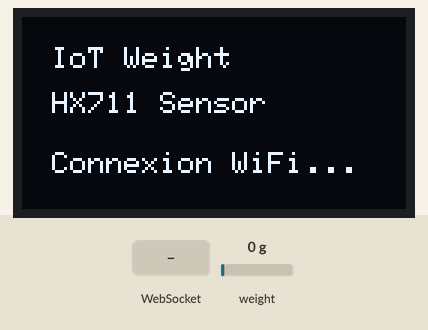
Simulated run of this program. Board: ESP32. On the bench: 128×64 one-colour display. Inputs (shaded band) come from the test bench; at power-on: weight on the scale 0 g. WiFi joins after 1.5 s; servers stay silent unless stated; the local clock reads 2024-03-15 10:24:30 at power-on unless the program sets it; random numbers use the default seed unless the program sets one; EEPROM starts erased; what the program prints to the serial monitor is not drawn.

Above: at 1.2 s.
7.9 s: weight on the scale set to 100 g
At 9.9 s:
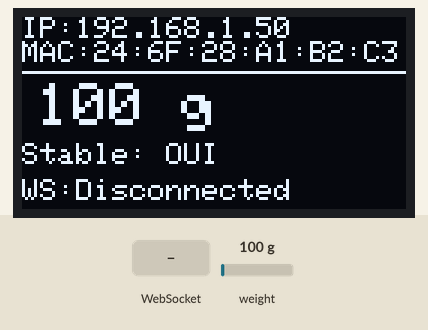
10.7 s: WebSocket text "CONNECTED" received
At 12.4 s:
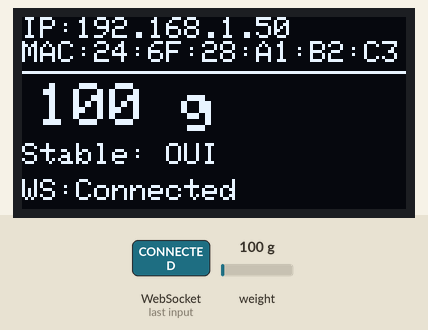
12.7 s: weight on the scale set to 1250 g
At 13.2 s:
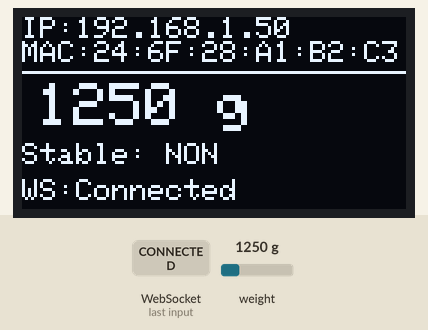
15.7 s: weight on the scale set to 2500 g
At 18.4 s:
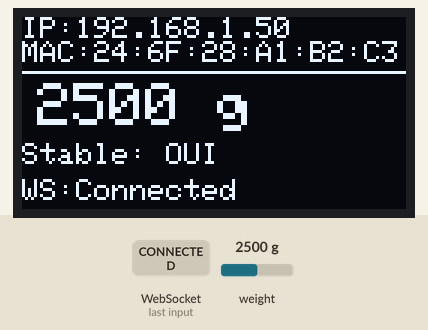
Timing chart, 0 to 19.9 s (numbered marks = the images above; inputs shaded):
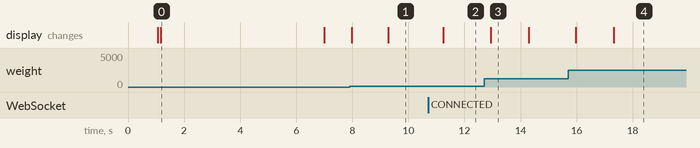

The program:

main.cpp
```cpp
#include <WiFi.h>
#include <WebSocketsClient.h>
#include <ArduinoJson.h>
#include "time.h"
#include <Wire.h>
#include <Adafruit_GFX.h>
#include <Adafruit_SSD1306.h>
#include <HX711.h>
#include "config.h"
#include "oledDetector.h"

#define SIMULATION_MODE false

Adafruit_SSD1306 display(SCREEN_WIDTH, SCREEN_HEIGHT, &Wire, OLED_RESET);

// HX711 capteur de poids
HX711 scale;

// WebSocket client
WebSocketsClient webSocket;
bool isStompConnected = false;

// NTP Configuration
const char* ntpServer = "pool.ntp.org";
const long gmtOffset_sec = 3600;
const int daylightOffset_sec = 0;

// Variables pour les mesures
float currentWeight = 0.0;
float lastStableWeight = 0.0;
bool isStable = false;
unsigned long lastUpdate = 0;

// Buffer pour stabilite
float weightHistory[STABILITY_SAMPLES];
int historyIndex = 0;

// ==================== FONCTIONS NTP ====================
void initTime() {
  configTime(gmtOffset_sec, daylightOffset_sec, ntpServer);
  Serial.println("Waiting for NTP time...");
  time_t now_sec = time(nullptr);
  while (now_sec < 100000) {
    delay(500);
    Serial.print(".");
    now_sec = time(nullptr);
  }
  Serial.println("\nTime initialized!");
}

String getISO8601Time() {
  time_t now_sec = time(nullptr);
  struct tm timeinfo;
  gmtime_r(&now_sec, &timeinfo);
  char buffer[25];
  sprintf(buffer, "%04d-%02d-%02dT%02d:%02d:%02d",
          timeinfo.tm_year + 1900,
          timeinfo.tm_mon + 1,
          timeinfo.tm_mday,
          timeinfo.tm_hour,
          timeinfo.tm_min,
          timeinfo.tm_sec);
  return String(buffer);
}

// ==================== FONCTIONS STOMP/WEBSOCKET ====================
void sendStompFrame(String frame) {
  frame += '\0';
  webSocket.sendTXT(frame);
}

void webSocketEvent(WStype_t type, uint8_t * payload, size_t length) {
  switch (type) {
    case WStype_DISCONNECTED:
      Serial.println("WebSocket Disconnected.");
      isStompConnected = false;
      break;

    case WStype_CONNECTED:
      Serial.println("WebSocket Connected!");
      {
        String connectFrame = "CONNECT\n";
        connectFrame += "accept-version:1.2\n";
        connectFrame += "host:" + String(WS_SERVER) + "\n";
        connectFrame += "\n";
        sendStompFrame(connectFrame);
      }
      break;

    case WStype_TEXT:
      Serial.print("Received: ");
      Serial.println((char*)payload);

      if (String((char*)payload).startsWith("CONNECTED")) {
        Serial.println("STOMP Connection Successful!");
        isStompConnected = true;

        String subscribeFrame = "SUBSCRIBE\n";
        subscribeFrame += "id:sub-0\n";
        subscribeFrame += "destination:/topic/weight\n";
        subscribeFrame += "\n";
        sendStompFrame(subscribeFrame);
      }
      break;

    case WStype_ERROR:
      Serial.println("WebSocket Error!");
      isStompConnected = false;
      break;

    default:
      break;
  }
}

// ==================== FONCTIONS CAPTEUR DE POIDS ====================
void initScale() {
  Serial.println("\n[SCALE] Initialisation du capteur HX711...");
  Serial.printf("[SCALE] DOUT=GPIO%d, SCK=GPIO%d\n", HX711_DOUT_PIN, HX711_SCK_PIN);

  scale.begin(HX711_DOUT_PIN, HX711_SCK_PIN);


  // Attendre que le capteur soit pret
  Serial.println("[SCALE] Attente du capteur...");
  while (!scale.is_ready()) {
    delay(100);
  }

  // Appliquer le facteur de calibration
  scale.set_scale(SCALE_CALIBRATION_FACTOR);

  // Tare automatique au demarrage
  Serial.println("[SCALE] Tare en cours... Ne rien poser sur la balance!");
  delay(3000);
  scale.tare();

  Serial.println("[SCALE] Capteur pret!");
}

float measureWeight() {
  if (!scale.is_ready()) {
    return currentWeight;  // Retourner la derniere valeur si pas pret
  }

  // Lecture avec moyenne
  float weight = scale.get_units(WEIGHT_SAMPLES);

  // Protection contre valeurs aberrantes
  if (isnan(weight) || isinf(weight)) {
    weight = 0.0;
  }

  // Ignorer valeurs negatives
  if (weight < 0) {
    weight = 0.0;
  }

  return weight;
}

bool checkStability(float newWeight) {
  // Ajouter au buffer
  weightHistory[historyIndex] = newWeight;
  historyIndex = (historyIndex + 1) % STABILITY_SAMPLES;

  // Verifier si toutes les valeurs sont proches
  float minVal = weightHistory[0];
  float maxVal = weightHistory[0];

  for (int i = 1; i < STABILITY_SAMPLES; i++) {
    if (weightHistory[i] < minVal) minVal = weightHistory[i];
    if (weightHistory[i] > maxVal) maxVal = weightHistory[i];
  }

  return (maxVal - minVal) < STABILITY_THRESHOLD;
}

void tareScale() {
  Serial.println("[SCALE] Tare...");
  scale.tare();
  currentWeight = 0.0;
  lastStableWeight = 0.0;

  // Reset buffer stabilite
  for (int i = 0; i < STABILITY_SAMPLES; i++) {
    weightHistory[i] = 0.0;
  }

  Serial.println("[SCALE] Tare effectuee!");
}

// ==================== FONCTIONS AFFICHAGE ====================
void displayStatus() {
  display.clearDisplay();
  display.setTextSize(1);
  display.setTextColor(SSD1306_WHITE);

  // Ligne 1: IP
  display.setCursor(0, 0);
  display.print("IP:");
  display.println(WiFi.localIP());

  // Ligne 2: MAC
  display.print("MAC:");
  display.println(WiFi.macAddress());

  // Ligne 3: Separation
  display.drawLine(0, 18, 127, 18, SSD1306_WHITE);

  // Ligne 4: Poids (grand)
  display.setTextSize(2);
  display.setCursor(5, 22);
  if (currentWeight < 10) {
    display.print(currentWeight, WEIGHT_DECIMALS);
  } else if (currentWeight < 100) {
    display.print(currentWeight, 1);
  } else {
    display.print(currentWeight, 0);
  }
  display.print(" ");
  display.println(WEIGHT_UNIT);

  // Ligne 5: Stabilite
  display.setTextSize(1);
  display.setCursor(0, 42);
  display.print("Stable: ");
  display.println(isStable ? "OUI" : "NON");

  // Ligne 6: Status connexion
  display.setCursor(0, 54);
  display.print("WS:");
  display.println(isStompConnected ? "Connected" : "Disconnected");

  display.display();
}

void printSerial() {
  Serial.println("------------------------");
  Serial.print("Poids: ");
  Serial.print(currentWeight, WEIGHT_DECIMALS);
  Serial.print(" ");
  Serial.println(WEIGHT_UNIT);
  Serial.print("Stable: ");
  Serial.println(isStable ? "OUI" : "NON");
}

// ==================== SETUP ====================
void setup() {
  Serial.begin(115200);
  delay(1000);

  Serial.println("\n=== IoT Weight Sensor - HX711 ===");
  Serial.printf("Pins: DOUT=GPIO%d, SCK=GPIO%d\n", HX711_DOUT_PIN, HX711_SCK_PIN);
  Serial.printf("Facteur calibration: %.2f\n", SCALE_CALIBRATION_FACTOR);

  // Initialiser l'OLED avec auto-detection
  if (!initOLED(display)) {
    Serial.println("[ERREUR] Impossible d'initialiser l'ecran OLED");
    Serial.println("[INFO] Continuons quand meme sans ecran...");
  } else {
    Serial.println("[OK] Ecran OLED initialise avec succes!");
    display.clearDisplay();
    display.setTextSize(1);
    display.setTextColor(SSD1306_WHITE);
    display.setCursor(10, 10);
    display.println("IoT Weight");
    display.setCursor(10, 25);
    display.println("HX711 Sensor");
    display.setCursor(10, 45);
    display.println("Connexion WiFi...");
    display.display();
  }

  // Connexion WiFi
  WiFi.begin(WIFI_SSID, WIFI_PASSWORD);
  Serial.print("Connecting to Wi-Fi");
  while (WiFi.status() != WL_CONNECTED) {
    delay(500);
    Serial.print(".");
  }
  Serial.println();
  Serial.print("Connected! IP: ");
  Serial.println(WiFi.localIP());

  // Initialiser NTP
  initTime();

  // Initialiser WebSocket
  // webSocket.begin(WS_SERVER, WS_PORT, WS_PATH);
  // Secure WebSocket for host with SSL
  webSocket.beginSSL(WS_SERVER, WS_PORT, WS_PATH);
  webSocket.onEvent(webSocketEvent);
  webSocket.setReconnectInterval(5000);

  // Initialiser le capteur de poids
  initScale();

  // Initialiser buffer stabilite
  for (int i = 0; i < STABILITY_SAMPLES; i++) {
    weightHistory[i] = 0.0;
  }

  Serial.println("\nDemarrage des mesures...\n");
}


// ==================== SIMULATION WEIGHT ====================
float generateFakeWeight() {
  static float weight = 0.0;
  static bool increasing = true;

  if (increasing) {
    weight += random(5, 25) / 100.0;   // +0.05 → +0.25 kg
    if (weight >= 12.5) {
      increasing = false;
    }
  } else {
    weight -= random(5, 20) / 100.0;   // -0.05 → -0.20 kg
    if (weight <= 0.0) {
      weight = 0.0;
      increasing = true;
    }
  }

  if (weight < 0) weight = 0;

  return weight;
}


bool simulateStability(float weight) {
  static float lastWeight = 0.0;
  bool stable = abs(weight - lastWeight) < 0.05;
  lastWeight = weight;
  return stable;
}


// ==================== LOOP ====================
void loop() {
  webSocket.loop();

  unsigned long currentMillis = millis();

  if (currentMillis - lastUpdate >= UPDATE_INTERVAL) {
    lastUpdate = currentMillis;

    // Mesurer le poids

    // currentWeight = measureWeight();

    // Verifier la stabilite

    // isStable = checkStability(currentWeight);

    // SIMULATION MODE
    #if SIMULATION_MODE
  currentWeight = generateFakeWeight();
  isStable = simulateStability(currentWeight);
  if (isStable) {
    lastStableWeight = currentWeight;
  }
#else
  currentWeight = measureWeight();
  isStable = checkStability(currentWeight);
  if (isStable) {
    lastStableWeight = currentWeight;
  }
#endif


    if (isStable) {
      lastStableWeight = currentWeight;
    }

    // Afficher sur l'ecran
    displayStatus();

    // Afficher sur le port serie
    printSerial();

    // Envoyer via WebSocket si connecte
    if (isStompConnected) {
      StaticJsonDocument<256> json;

      json["weight"] = (double)currentWeight;
      json["unit"] = WEIGHT_UNIT;
      json["stable"] = isStable;
      json["timestamp"] = getISO8601Time();
      json["mac"] = WiFi.macAddress();

      String payloadJson;
      serializeJson(json, payloadJson);

      Serial.print("[SEND] ");
      Serial.println(payloadJson);

      String sendFrame = "SEND\n";
      sendFrame += "destination:/app/addWeight\n";
      sendFrame += "content-type:application/json\n";
      sendFrame += "content-length:" + String(payloadJson.length()) + "\n";
      sendFrame += "\n";
      sendFrame += payloadJson;

      sendStompFrame(sendFrame);
      Serial.println("Donnees envoyees au serveur!");
    }
  }
}
```

oledDetector.h
```cpp
#ifndef OLED_DETECTOR_H
#define OLED_DETECTOR_H

#include <Adafruit_SSD1306.h>

// Initialiser l'OLED avec auto-detection
// Retourne true si succes, false si echec
bool initOLED(Adafruit_SSD1306 &display);

#endif
```

oledDetector.cpp
```cpp
#include "oledDetector.h"
#include "config.h"
#include <Wire.h>
#include <EEPROM.h>

// Adresses EEPROM
#define EEPROM_MAGIC 0xAB
#define EEPROM_ADDR_MAGIC 0
#define EEPROM_ADDR_SDA 1
#define EEPROM_ADDR_SCL 2
#define EEPROM_ADDR_I2C 3

// Structure config OLED
struct OLEDConfig {
  uint8_t sda_pin;
  uint8_t scl_pin;
  uint8_t i2c_address;
};

// Pins I2C possibles sur ESP32 et ESP8266
// Ordre optimise : pins les plus courantes en premier
#ifdef ESP32
  // ESP32 : toutes les pins GPIO utilisables pour I2C
  // Priorite : 21/22 (standards), 4/5, puis autres
  const int possiblePins[] = {21, 22, 4, 5, 13, 14, 15, 16, 17, 18, 19, 23, 25, 26, 27, 32, 33};
#else
  // ESP8266 : priorite aux pins standards (4/5) et IDEASPARK inversees (14/12)
  const int possiblePins[] = {14, 12, 4, 5, 0, 2, 13, 15};
#endif
const int numPins = sizeof(possiblePins) / sizeof(possiblePins[0]);
const uint8_t possibleAddresses[] = {0x3C, 0x3D};
const int numAddresses = 2;

// Charger config depuis EEPROM
bool loadOLEDConfig(OLEDConfig &config) {
  EEPROM.begin(512);
  if (EEPROM.read(EEPROM_ADDR_MAGIC) == EEPROM_MAGIC) {
    config.sda_pin = EEPROM.read(EEPROM_ADDR_SDA);
    config.scl_pin = EEPROM.read(EEPROM_ADDR_SCL);
    config.i2c_address = EEPROM.read(EEPROM_ADDR_I2C);

    Serial.println("[OLED] Config chargee depuis EEPROM");
    Serial.printf("  SDA=GPIO%d, SCL=GPIO%d, Adr=0x%02X\n",
                  config.sda_pin, config.scl_pin, config.i2c_address);
    return true;
  }
  return false;
}

// Sauvegarder config dans EEPROM
void saveOLEDConfig(const OLEDConfig &config) {
  EEPROM.write(EEPROM_ADDR_MAGIC, EEPROM_MAGIC);
  EEPROM.write(EEPROM_ADDR_SDA, config.sda_pin);
  EEPROM.write(EEPROM_ADDR_SCL, config.scl_pin);
  EEPROM.write(EEPROM_ADDR_I2C, config.i2c_address);
  EEPROM.commit();
  Serial.println("[OLED] Config sauvegardee dans EEPROM");
}

// Scanner toutes les combinaisons
bool scanForOLED(Adafruit_SSD1306 &display, OLEDConfig &config) {
  Serial.println("\n[OLED] Scan automatique en cours...");
  Serial.printf("[OLED] Test de %d pins possibles\n", numPins);

  int testCount = 0;
  for (int sda_i = 0; sda_i < numPins; sda_i++) {
    for (int scl_i = 0; scl_i < numPins; scl_i++) {
      if (sda_i == scl_i) continue;

      int sda = possiblePins[sda_i];
      int scl = possiblePins[scl_i];

      testCount++;
      if (testCount % 20 == 0) {
        Serial.printf("  ...teste %d combinaisons\n", testCount);
      }

      // Fermer l'ancien bus I2C (ESP32 seulement, ESP8266 n'a pas Wire.end())
      #ifdef ESP32
        Wire.end();
      #endif
      Wire.begin(sda, scl);
      delay(50);  // Delai plus long pour stabilisation

      for (int addr_i = 0; addr_i < numAddresses; addr_i++) {
        uint8_t addr = possibleAddresses[addr_i];

        Wire.beginTransmission(addr);
        uint8_t error = Wire.endTransmission();

        if (error == 0) {
          Serial.printf("[OLED] Reponse I2C detectee sur SDA=%d, SCL=%d, Adr=0x%02X\n", sda, scl, addr);

          // Reinitialiser completement le display
          bool success = display.begin(SSD1306_SWITCHCAPVCC, addr);

          if (success) {
            Serial.printf("[OLED] Trouve! SDA=GPIO%d, SCL=GPIO%d, Adr=0x%02X\n", sda, scl, addr);

            // Tester que l'ecran repond
            display.clearDisplay();
            display.display();
            delay(10);

            config.sda_pin = sda;
            config.scl_pin = scl;
            config.i2c_address = addr;

            return true;
          } else {
            Serial.printf("[OLED] display.begin() retourne: %d\n", success);
          }
        }
      }
    }
  }

  Serial.printf("[OLED] Aucun ecran trouve apres %d tests!\n", testCount);
  return false;
}

// Fonction principale d'initialisation
bool initOLED(Adafruit_SSD1306 &display) {
  Serial.println("\n=== Initialisation OLED ===");

  OLEDConfig config;

  // Essayer de charger la config
  if (loadOLEDConfig(config)) {
    Wire.begin(config.sda_pin, config.scl_pin);
    delay(100);

    // Verifier que l'OLED repond vraiment
    Wire.beginTransmission(config.i2c_address);
    if (Wire.endTransmission() == 0) {
      if (display.begin(SSD1306_SWITCHCAPVCC, config.i2c_address)) {
        Serial.println("[OLED] Demarrage OK avec config sauvegardee");
        return true;
      }
    }
    Serial.println("[OLED] Config sauvegardee ne fonctionne plus, scan...");
  }

  // Scanner
  if (scanForOLED(display, config)) {
    saveOLEDConfig(config);
    return true;
  }

  return false;
}
```

config.h
```cpp
#ifndef CONFIG_H
#define CONFIG_H

// Configuration de l'ecran OLED
#define SCREEN_WIDTH 128
#define SCREEN_HEIGHT 64
#define OLED_RESET -1

// NOTE: Les pins I2C (SDA/SCL) et l'adresse I2C sont detectees
// automatiquement par oledDetector au premier demarrage, puis
// sauvegardees dans l'EEPROM pour les demarrages suivants.

// ==================== CONFIGURATION WIFI ====================
// Modifiez ces valeurs selon votre reseau
#define WIFI_SSID "Youcode"
#define WIFI_PASSWORD "Youcode@2024"

// ==================== CONFIGURATION WEBSOCKET ====================
// Adresse IP du serveur Spring Boot
#define WS_SERVER "greentech-api-p5dm.onrender.com"
#define WS_PORT 443
#define WS_PATH "/iot/trash"

// ==================== CONFIGURATION HX711 (Capteur de poids) ====================
#define HX711_DOUT_PIN 16           // GPIO pour donnees HX711 (RX2)
#define HX711_SCK_PIN 17            // GPIO pour horloge HX711 (TX2)

// Calibration du capteur de poids
// Calibre pour portable 177g
#define SCALE_CALIBRATION_FACTOR -140.0  // Ajuste: -158 * 157 / 177
#define SCALE_OFFSET 311872               // Valeur a vide

// Unite de mesure
#define WEIGHT_UNIT "g"             // "kg" ou "g"
#define WEIGHT_DECIMALS 0           // Nombre de decimales

// Seuil de stabilite (variation max pour considerer la mesure stable)
#define STABILITY_THRESHOLD 50.0    // en grammes
#define STABILITY_SAMPLES 5         // Nombre d'echantillons pour verifier stabilite

// Nombre de lectures pour moyenne
#define WEIGHT_SAMPLES 3

// Intervalle de mise a jour affichage (ms)
#define UPDATE_INTERVAL 250

#endif
```

Measured:
- after the input at 7.9 s, the display: first changes after 0.08 s (image 1 shows a later state)
- after the input at 10.7 s, the display: changes after 0.55 s (image 2)
- after the input at 12.7 s, the display: changes after 0.24 s (image 3)
- after the input at 15.7 s, the display: first changes after 0.27 s (image 4 shows a later state)
- what the display in image 0 shows lasts 5.8 s, from 1.2 s to 7.0 s
- what the display in image 3 shows lasts 1.4 s, from 12.9 s to 14.3 s
